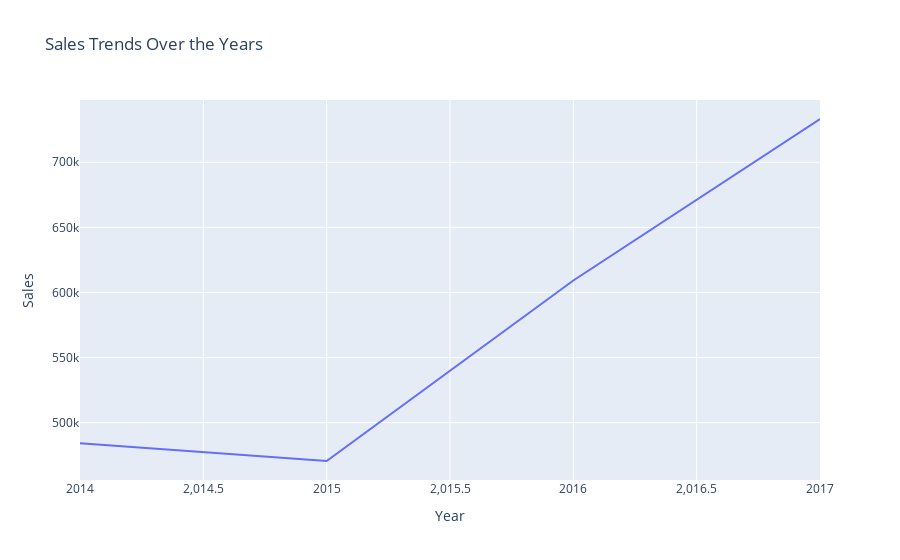

The notebook cell saved with this chart:
### Markdown cell above
2. Data Visualization With Plotly:

Create an interactive line chart to show sales trends over the years.
Build an interactive map to visualize sales distribution by country.

### Code cell
import plotly.express as px
df['Year'] = df['Order Date'].dt.year
sales_trend = df.groupby('Year')['Sales'].sum().reset_index()

fig = px.line(sales_trend, x='Year', y='Sales', title='Sales Trends Over the Years')
fig.show()

### Figure 1 — Plotly figure (JSON) as saved in the notebook; plotly's stock layout.template omitted (floating-point values rounded to 4 significant figures)
{"data": [{"hovertemplate": "Year=%{x}<br>Sales=%{y}<extra></extra>", "legendgroup": "", "line": {"color": "#636efa", "dash": "solid"}, "marker": {"symbol": "circle"}, "mode": "lines", "name": "", "orientation": "v", "showlegend": false, "type": "scatter", "x": [2014, 2015, 2016, 2017], "xaxis": "x", "y": [484200.0, 470500.0, 609200.0, 733200.0], "yaxis": "y"}], "layout": {"legend": {"tracegroupgap": 0}, "title": {"text": "Sales Trends Over the Years"}, "xaxis": {"anchor": "y", "domain": [0, 1], "title": {"text": "Year"}}, "yaxis": {"anchor": "x", "domain": [0, 1], "title": {"text": "Sales"}}}}
